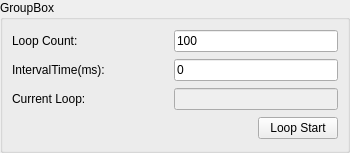
<?xml version="1.0" encoding="UTF-8"?>
<ui version="4.0">
 <class>LoopTestWidget</class>
 <widget class="QWidget" name="LoopTestWidget">
  <property name="geometry">
   <rect>
    <x>0</x>
    <y>0</y>
    <width>350</width>
    <height>153</height>
   </rect>
  </property>
  <property name="windowTitle">
   <string>Dialog</string>
  </property>
  <property name="styleSheet">
   <string notr="true"/>
  </property>
  <layout class="QVBoxLayout" name="verticalLayout">
   <property name="spacing">
    <number>0</number>
   </property>
   <property name="leftMargin">
    <number>0</number>
   </property>
   <property name="topMargin">
    <number>0</number>
   </property>
   <property name="rightMargin">
    <number>0</number>
   </property>
   <property name="bottomMargin">
    <number>0</number>
   </property>
   <item>
    <widget class="QGroupBox" name="groupBox">
     <property name="title">
      <string>GroupBox</string>
     </property>
     <layout class="QGridLayout" name="gridLayout_2">
      <item row="0" column="0">
       <layout class="QGridLayout" name="gridLayout" columnstretch="2,1,1">
        <property name="spacing">
         <number>7</number>
        </property>
        <item row="0" column="1" colspan="2">
         <widget class="QLineEdit" name="loopCountLineEdit">
          <property name="text">
           <string>100</string>
          </property>
         </widget>
        </item>
        <item row="0" column="0">
         <widget class="QLabel" name="label">
          <property name="text">
           <string>Loop Count:</string>
          </property>
         </widget>
        </item>
        <item row="2" column="0">
         <widget class="QLabel" name="label_3">
          <property name="text">
           <string>Current Loop:</string>
          </property>
         </widget>
        </item>
        <item row="1" column="0">
         <widget class="QLabel" name="label_2">
          <property name="text">
           <string>IntervalTime(ms):</string>
          </property>
         </widget>
        </item>
        <item row="1" column="1" colspan="2">
         <widget class="QLineEdit" name="timeIntervalLineEdit">
          <property name="text">
           <string>0</string>
          </property>
         </widget>
        </item>
        <item row="2" column="1" colspan="2">
         <widget class="QLineEdit" name="currentLoopLineEdit">
          <property name="enabled">
           <bool>false</bool>
          </property>
         </widget>
        </item>
        <item row="3" column="2">
         <widget class="QPushButton" name="loopBtn">
          <property name="text">
           <string>Loop Start</string>
          </property>
         </widget>
        </item>
        <item row="3" column="1">
         <spacer name="horizontalSpacer">
          <property name="orientation">
           <enum>Qt::Horizontal</enum>
          </property>
          <property name="sizeHint" stdset="0">
           <size>
            <width>40</width>
            <height>20</height>
           </size>
          </property>
         </spacer>
        </item>
       </layout>
      </item>
     </layout>
    </widget>
   </item>
  </layout>
 </widget>
 <resources/>
 <connections/>
</ui>
